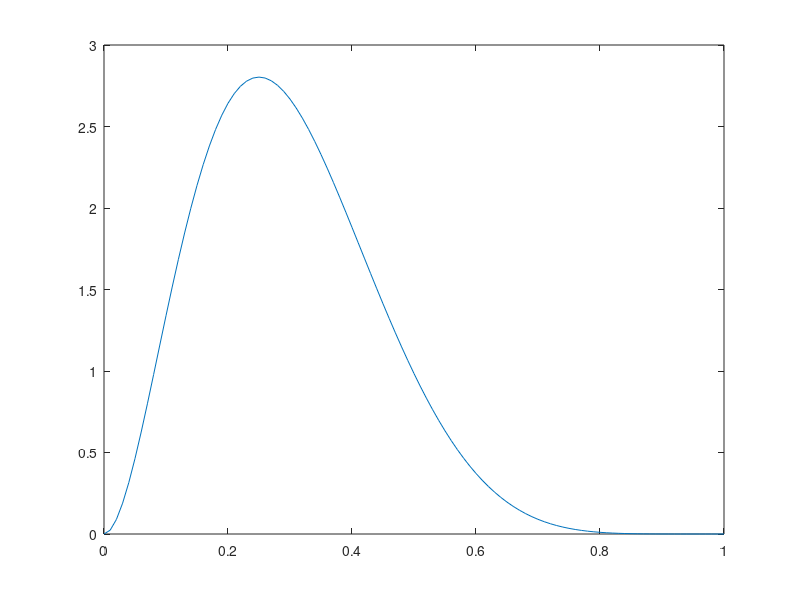

Here is the MATLAB script that generated this plot:
% Regression test function (black box) for randbeta
% This function is autogenerated by helpgen.py
function bbtest_success = bbtest_random_randbeta
  bbtest_success = 1;
NumErrors = 0;
try
  a = 3; b = 7;
catch
  NumErrors = NumErrors + 1;
end
try
  x = (0:100)/100; t = x.^(a-1).*(1-x).^(b-1); 
catch
  NumErrors = NumErrors + 1;
end
try
  t = t/(sum(t)*.01);
catch
  NumErrors = NumErrors + 1;
end
try
  plot(x,t);
catch
  NumErrors = NumErrors + 1;
end
try
  mprint betapdf
catch
  NumErrors = NumErrors + 1;
end
if (NumErrors ~= 0) bbtest_success = 0; return; end
NumErrors = 0;
try
  randbeta(3*ones(1,5),7*ones(1,5))
catch
  NumErrors = NumErrors + 1;
end
if (NumErrors ~= 0) bbtest_success = 0; return; end
